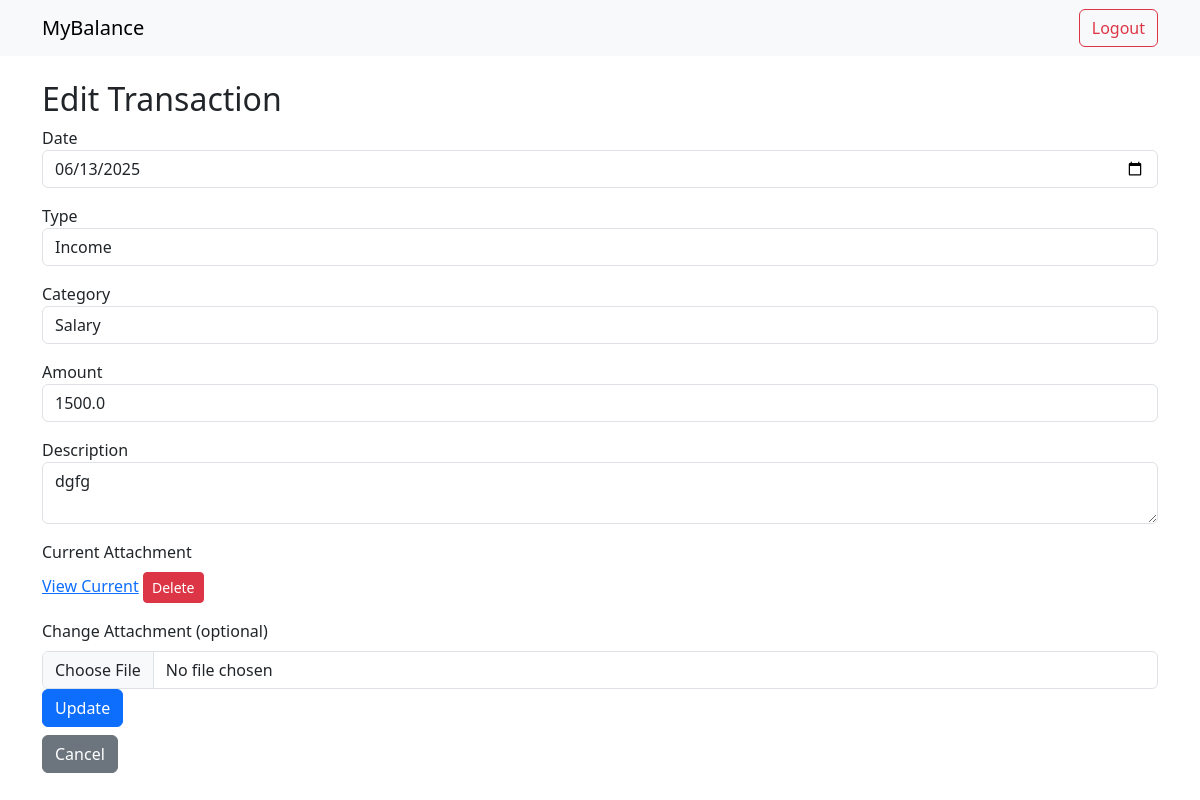
The page /amend/24 (signed in) on the database as committed earlier.
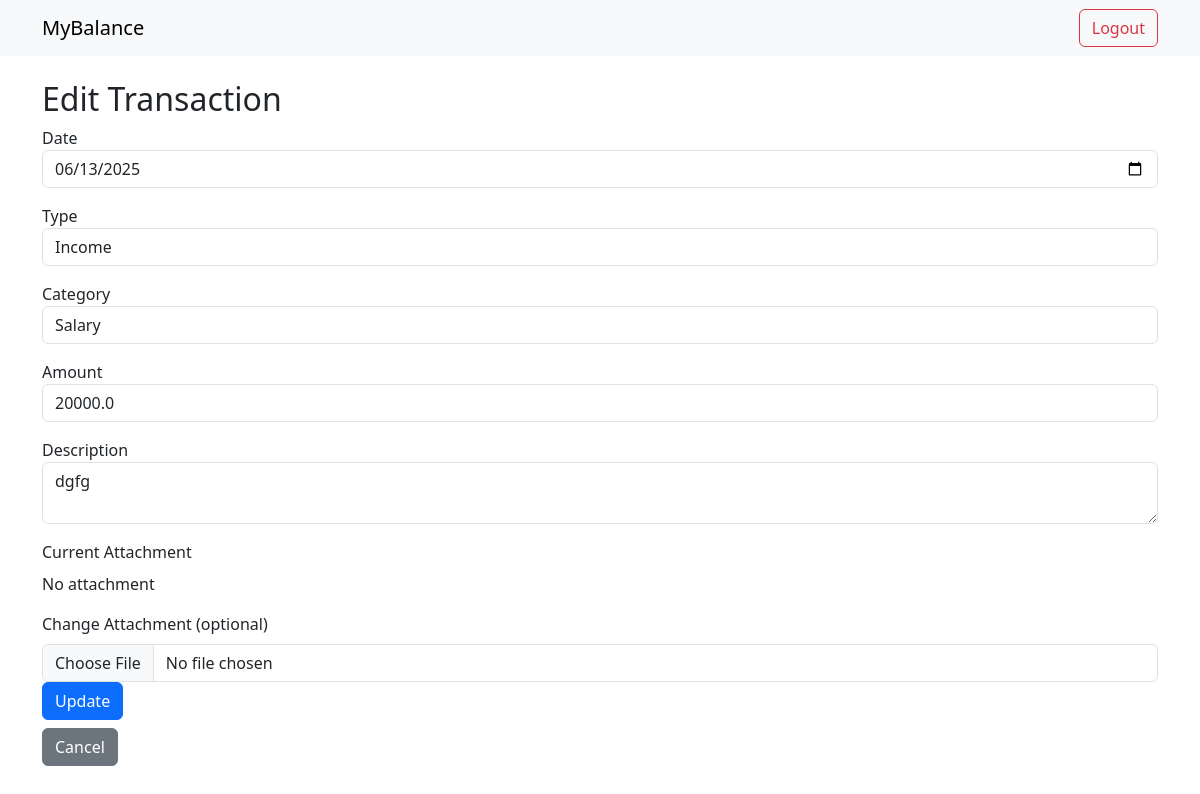
The same page on the database as committed later.
### tables this page shows
CREATE TABLE transactions (
              id INTEGER PRIMARY KEY AUTOINCREMENT,
              user_id INTEGER,
              date TEXT,
              type TEXT,
              category TEXT,
              amount REAL,
              description TEXT, attachment TEXT,
              FOREIGN KEY(user_id) REFERENCES users(id)
              );

### app.py (the view, shortened to what this page needs)
@app.route('/amend/<int:id>', methods=['GET','POST'])
def update(id):
    if 'user_id' not in session:
        return redirect(url_for('login'))
    conn=get_db_conn()
    c=conn.cursor()
    transaction=c.execute('SELECT * FROM transactions WHERE id=? AND user_id=?',(id, session['user_id'])).fetchone()
    conn.close()
    return render_template('edit.html', transaction=transaction)

### app.py (called while the page is built)
def get_db_conn():
     conn=sqlite3.connect(DATABASE)
     conn.row_factory=sqlite3.Row
     return conn

### templates/edit.html (shortened to what this page needs)
{% extends 'base.html' %}
{% block content %}
<h2>Edit Transaction</h2>
<form action="{{url_for('update', id=transaction['id'])}}"   method="post" enctype="multipart/form-data">
    <div class="mb-3">
        <label>Date</label>
        <input type="date" name="date" class="form-control" required value="{{transaction['date']}}">
    </div>
    <div class="mb-3">
        <label>Type</label>
        <select name="type" class="form-control" required>
            <option value="Income"{% if transaction['type'] =='Income' %} selected {% endif %}>Income</option>
        </select>
    </div>
    <div class="mb-3">
        <label>Category</label>
        <input type="text" name="category" class="form-control" required value="{{transaction['category']}}">
    </div>
    <div class="mb-3">
        <label>Amount</label>
        <input type="number" step="0.01" name="amount" class="form-control" required value ="{{ transaction['amount']}}">
    </div>
    <div class="mb-3">
        <label>Description</label>
        <textarea name="description" class="form-control">{{ transaction['description']}}</textarea>
    </div>
     <div class="mb-3">
        <label class="form-label">Current Attachment</label><br>
        {% if transaction['attachment'] %}
            <a href ="{{ url_for('static',filename='uploads/'+transaction['attachment'])}}" target="_blank">View Current</a>
            <a href="{{ url_for('confirm_delete', id=transaction['id'], target='attachment')}}" class="btn btn-sm btn-danger">Delete</a>
        {% else %}
            No attachment
        {% endif %}
     </div>
     <div>
        <label for="attachment" class="form-label">Change Attachment (optional)</label>
        <input type="file" name="attachment" id='attachment' class="form-control" >
    </div>
    <button type="submit" class="btn btn-primary">Update</button>
</form>
<a href="{{ url_for('dashboard')}}" class="btn btn-secondary mt-2">Cancel</a>
{% endblock %}

Rows that differ between the two databases and show on the page:
changed transactions "Income": amount "1500.0" → "20000.0"
Other text that changed with them:
text no longer shown: "View Current Delete"
text now shown: "No attachment"
